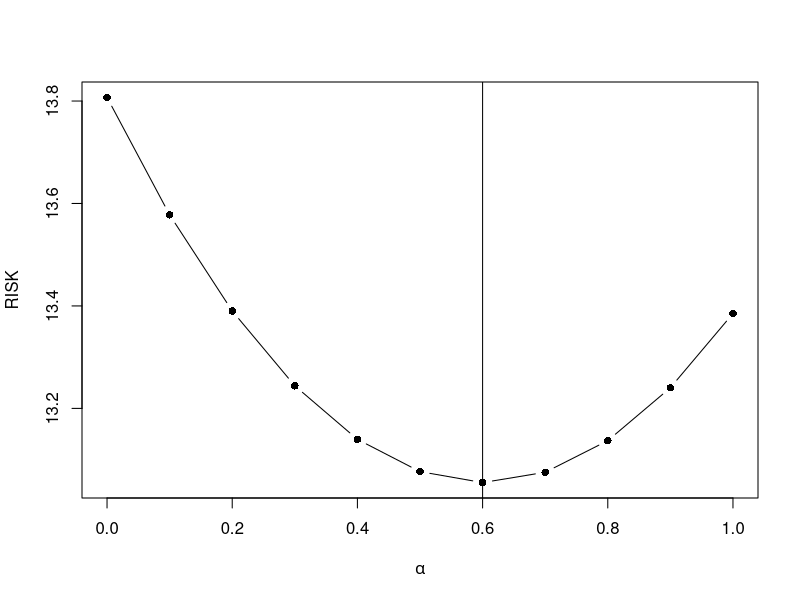
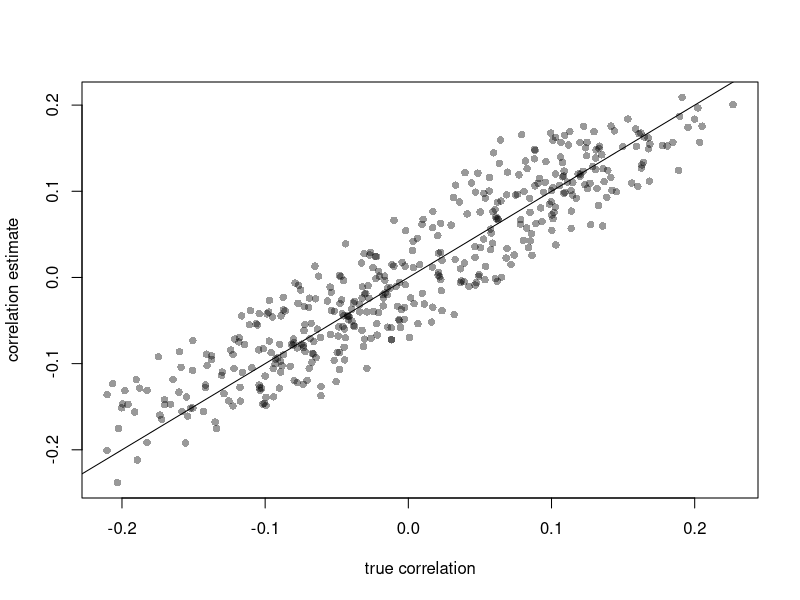

Recreate these plots in R, in order. (Note: a time limit stopped this script after it produced the figures.)
# CITE: Steneman, J. and Vinci, G. (2024). Covariance matrix completion via auxiliary information. arXiv:2402.05767




#######################################
# Function "positivize" (Algorithm 5) #
#######################################
# INPUT
#- A: pxp symmetric matrix with positive diagonals. This is the matrix to be positivized.
#- delta: positive real number that is added to the diagonals of the rescaled version of A 
#         at each iteration.
#- verbose: logical value. If TRUE, the function prints the total value added to the diagonals
#           required to achieve positivization.
#
# OUTPUT
#- A.tilde: positive definite version of matrix A.

positivize = function(A,delta=.001,verbose=FALSE){

  SD = sqrt(diag(A))
  B = cov2cor(A)
  count = 0
  
  while(min(eigen(B)$values) <= 0){
    diag(B) = diag(B) + delta
    count=count+1
  }
  
  if(count>0 & verbose==TRUE){
    print(paste0("positive def. correction (+",count*delta,")"))
  }
  
  A.tilde = diag(SD)%*%cov2cor(B)%*%diag(SD)
  
 return(A.tilde)  
}






#############################################
# Function "Psi.gauss" (Corollary 3.1(iii)) #
#############################################
# INPUT
#- X: nxp data matrix. It may contain NAs.
#- Sigma: pxp covariance matrix about X (either true matrix or estimate). It may contain NAs 
#         with pairwise missingness consistent with missingness in X.
#- positivize.delta: A real number. If positive, the computed Psi matrix is positivized via 
#                    the function "positivize" with delta=positivize.delta.
#
# OUTPUT
#- Psi: Gaussian based Psi matrix estimate.

Psi.gauss = function(X,Sigma,positivize.delta=0.001){ 
  
  Us.fun = function(X){
    p=ncol(X)
    Sigma.hat.O = cov(X,use='pairwise.complete.obs')
    U = cbind(rep(1:p,each=p),rep(1:p,p))
    U = U[!is.na(c(Sigma.hat.O)),]
    U.BAR = U[(U[,2]-U[,1])>=0,]
    U = U[(U[,2]-U[,1])>0,]
    return(list(U=U,U.BAR=U.BAR))
  }
  
  H.fun = function(X,Sigma,U.BAR){

    H = matrix(0,nc=nrow(U.BAR),nr=nrow(U.BAR))
    OBS = !is.na(X)
    
    for(s in 1:nrow(U.BAR)){
      i = U.BAR[s,1]       
      j = U.BAR[s,2]   
      vec.ij = OBS[,i]*OBS[,j]
      nij = sum(vec.ij)
      
      for(z in s:nrow(U.BAR)){
        k = U.BAR[z,1]              
        l = U.BAR[z,2]              
        vec.kl = OBS[,k]*OBS[,l]              
        nijkl = sum(vec.ij*vec.kl)              
        nkl = sum(vec.kl)
        
        if(nijkl>0){
          H[s,z] = H[z,s] = ((Sigma[i,k]*Sigma[j,l]) + (Sigma[i,l] * Sigma[j,k]))*nijkl/(nij*nkl)
        }

      }
            
    }
    
    H = nrow(X)*H
    
    return(H)
  }
  

  J.fun = function(X,Sigma,U,U.BAR){

    Jacobian = matrix(NA,nc=nrow(U.BAR),nr=nrow(U))
    
    for(s in 1:nrow(U)){
      i = U[s,1]            
      j = U[s,2]
      
      for(z in 1:nrow(U.BAR)){
        k = U.BAR[z,1]
        l = U.BAR[z,2]
        
        if(i == j){
          
          Jacobian[s,z] = 0
          
        }else if(i == k && j == l && i != j){
          
          Jacobian[s,z]  = 1/(sqrt(Sigma[i,i]*Sigma[j,j]))
          
        }else if(i == l && j == k && i != j){
          
          Jacobian[s,z] = 1/(sqrt(Sigma[i,i]*Sigma[j,j]))
          
        }else if(i == l && i == k && i != j){
          
          Jacobian[s,z] = -Sigma[i,j]/(2*(sqrt(Sigma[i,i]))^3 * sqrt(Sigma[j,j]))
          
        }else if(j == l && j == k && i != j){
          
          Jacobian[s,z] = -Sigma[i,j]/(2*(sqrt(Sigma[j,j]))^3 * sqrt(Sigma[i,i]))
          
        }else{
          
          Jacobian[s,z] = 0
          
        }        
      }
    }

    return(Jacobian)
  }
  

  F.fun = function(cors){
    return(diag(1/(1-(cors^2))))
  }
 
  
  US = Us.fun(X)
  H = H.fun(X=X,Sigma=Sigma,U.BAR=US$U.BAR)
  J = J.fun(X=X,Sigma=Sigma,U=US$U,U.BAR=US$U.BAR)
  R = cov2cor(Sigma)
  CORS = sapply(1:nrow(US$U),function(i) R[US$U[i,1],US$U[i,2]])
  F = F.fun(CORS)
  
  Psi = F%*%(J%*%H%*%t(J))%*%F

  if(positivize.delta>0){
    Psi = positivize(Psi,delta=positivize.delta)
  }

  return(Psi)

}





#########################################
# Function "Psi.emp" (Corollary 3.1(ii) #
#########################################
# INPUT
#- X: an nxp data matrix. It may contain NAs.
#- positivize.delta: A real number. If positive, the computed Psi matrix is positivized via the 
#                    function "positivize" with delta=positivize.delta.
#
# OUTPUT
#- Psi: Empirical Psi matrix.

Psi.emp = function(X,positivize.delta=0.001){ 
  
  
  Us.fun = function(X){
    p=ncol(X)
    Sigma.hat.O = cov(X,use='pairwise.complete.obs')
    U = cbind(rep(1:p,each=p),rep(1:p,p))
    U = U[!is.na(c(Sigma.hat.O)),]
    U.BAR = U[(U[,2]-U[,1])>=0,]
    U = U[(U[,2]-U[,1])>0,]
    return(list(U=U,U.BAR=U.BAR))
  }
  
  
  H.fun = function(X,U.BAR){
    
    H = matrix(0,nc=nrow(U.BAR),nr=nrow(U.BAR))
    OBS = !is.na(X)
    
    for(s in 1:nrow(U.BAR)){
      i = U.BAR[s,1]       
      j = U.BAR[s,2]   
      vec.ij = OBS[,i]*OBS[,j]
      nij = sum(vec.ij)
      
      for(z in s:nrow(U.BAR)){
        k = U.BAR[z,1]              
        l = U.BAR[z,2]              
        vec.kl = OBS[,k]*OBS[,l]              
        nijkl = sum(vec.ij*vec.kl)              
        nkl = sum(vec.kl)
        
        if(nijkl>0){

          Z.i = X[,i]-mean(X[,i],na.rm = TRUE)
          Z.j = X[,j]-mean(X[,j],na.rm = TRUE)
          Z.k = X[,k]-mean(X[,k],na.rm = TRUE)
          Z.l = X[,l]-mean(X[,l],na.rm = TRUE)

          Xijkl = mean(Z.i*Z.j*Z.k*Z.l,na.rm = TRUE)
          Xij = mean(Z.i*Z.j,na.rm = TRUE)
          Xkl = mean(Z.k*Z.l,na.rm = TRUE)
          
          H[s,z] = H[z,s] = (Xijkl - (Xij*Xkl))*nijkl/(nij*nkl)

        }
        
      }
      
    }
    
    H = nrow(X)*H
    
    return(H)
  }
  
  
  J.fun = function(X,Sigma,U,U.BAR){
    
    Jacobian = matrix(NA,nc=nrow(U.BAR),nr=nrow(U))
    
    for(s in 1:nrow(U)){
      i = U[s,1]            
      j = U[s,2]
      
      for(z in 1:nrow(U.BAR)){
        k = U.BAR[z,1]
        l = U.BAR[z,2]
        
        if(i == j){
          
          Jacobian[s,z] = 0
          
        }else if(i == k && j == l && i != j){
          
          Jacobian[s,z]  = 1/(sqrt(Sigma[i,i]*Sigma[j,j]))
          
        }else if(i == l && j == k && i != j){
          
          Jacobian[s,z] = 1/(sqrt(Sigma[i,i]*Sigma[j,j]))
          
        }else if(i == l && i == k && i != j){
          
          Jacobian[s,z] = -Sigma[i,j]/(2*(sqrt(Sigma[i,i]))^3 * sqrt(Sigma[j,j]))
          
        }else if(j == l && j == k && i != j){
          
          Jacobian[s,z] = -Sigma[i,j]/(2*(sqrt(Sigma[j,j]))^3 * sqrt(Sigma[i,i]))
          
        }else{
          
          Jacobian[s,z] = 0
          
        }        
      }
    }
    
    return(Jacobian)
  }
  
  
  F.fun = function(cors){
    return(diag(1/(1-(cors^2))))
  }
  
  Sigma.hat = cov(X,use='pairwise.complete.obs')
  R = cov2cor(Sigma.hat)
  US = Us.fun(X)
  H = H.fun(X=X,U.BAR=US$U.BAR)
  J = J.fun(X=X,Sigma=Sigma.hat,U=US$U,U.BAR=US$U.BAR)
  CORS = sapply(1:nrow(US$U),function(i) R[US$U[i,1],US$U[i,2]])
  F = F.fun(CORS)
  
  Psi = F%*%(J%*%H%*%t(J))%*%F
  
  if(positivize.delta>0){
    Psi = positivize(Psi,delta=positivize.delta)
  }

  return(Psi)
  
}



###################################
# Function "auxcov" (Algorithm 1) #
###################################
# INPUT
#- Sigma0: pxp observed sample covariance matrix estimate that may contain NAs.
#- X: nxp data matrix that may contain NAs. It is used to compute Sigma0 if not provided.
#- W: A list containing q pxp symmetric matrices of auxiliary variables. Only the upper triangle 
#     of each matrix is used.
#- alpha: A constant between 0 and 1 inclusive. Tuning parameter which determines shrinkage 
#         towards auxiliary baseline values.
#- regmod: A string. It specifies the type of baseline regression model used. It can be set equal
#          to 'ols', 'gls', or 'splines'.
#- intercept: A logical value. If TRUE, an intercept term is included in the regression.
#- Psi: A |U| x |U| symmetric covariance matrix of the measurement error. Usually the output of
#      Psi.gauss or Psi.emp. It is used only if regmod = 'gls'. If left NULL, Psi is computed 
#      automatically (see argument gls.Psi).
#- splines.knots: A non-negative integer specifying the number of knots used in spline regression.
#                 It is used only if regmod = 'splines'.
#- g: A function that maps (-1,1) to R. Default is the Fisher transformation.
#- g.inv: The inverse of g. Defaul is the inverse Fisher transformation.
#- positivize.delta: A real number. If positive, the function "positivize" with delta=positivize.delta
#                    is applied to various matrices involved in the algorithm.
#- gls.min.iters: A positive integer. The minimum number of iterations for the gradient ascent 
#                 algorithm used when regmod = 'gls'.
#- gls.max.iters: A positive integer. The maximum number of iterations for the gradient ascent 
#                 algorithm used when regmod = 'gls'.
#- b: A positive constant. The step size for the gradient ascent algorithm used when regmod = 'gls'
#- gls.stoppct: A positive constant. When regmod = 'gls', it determines the stop threshold for the
#               gradient ascent as a percent change threshold in the objective function.
#- gls.Psi: A string. When regmod = 'gls', will compute Psi based either on a Gaussian assumption
#           (gls.Psi = 'gaussian') or nonparametrically (gls.Psi = 'empirical').
#
# OUTPUT
#- Sigma.alpha: A symmetric pxp matrix. The completed covariance matrix, computed as a convex combination
#               of Cor.bar and Cor.tilde, weighted by alpha.
#- Cor.bar: A symmetric pxp matrix. The auxiliary baseline correlation matrix predicted by the auxiliary 
#           baseline regression.
#- Cor.tilde: A symmetric pxp matrix. The sample correlation matrix, with its missing values filled in 
#             with values predicted by the auxiliary baseline regression.
#- mod.ols: An lm object containing the fitted regression model if regmod = 'ols'.
#- mod.gls: A list containing the fitted regression coefficients ('Beta'), the estimated variance of 
#           the error term epsilon ('sigma2'), and the computed log likelihoods in the gradient ascent 
#           algorithm ('logliks') if regmod = 'gls'.
#- mod.splines: The fitted splines regression model if regmod = 'splines'. 



auxcov = function(SigmaO = NULL, X=NULL, W, alpha = 0.5, regmod = 'ols', intercept=TRUE, Psi=NULL, 
          splines.knots = 0, g=atanh, g.inv=tanh, positivize.delta=0.001,gls.min.iters=30,
          gls.max.iters=500,gls.b=0.001,gls.stoppct = 1e-7, gls.Psi='gaussian'){
  

  # VARIABLES PREPARATION

  if(is.null(SigmaO)){
    SigmaO=cov(X,use = 'pairwise.complete.obs')
  }
  SD = diag(sqrt(diag(SigmaO)))
  UP = upper.tri(SigmaO)
  CorO = cov2cor(SigmaO)
  y = g(CorO[UP])
  W.mat = matrix(data = 0,nrow = length(y),ncol = length(W))
    for(i in 1:length(W)){
      W.mat[,i] = W[[i]][UP]
    }  
  YW= as.data.frame(cbind(y,W.mat))


  # REGRESSION

  mod.ols = NA
  mod.gls = NA
  mod.splines = NA

  if(regmod=='ols'){
    if(intercept==FALSE){
      mod = lm(y ~. -1, data = YW)
    }
    if(intercept==TRUE){
      mod = lm(y ~., data = YW)
    }

    mod.ols=mod

    y.pred = predict(mod,newdata=YW)

  }
  

  if(regmod=='gls'){

    GLS = function(Y,X,Psi,min.iters=10,max.iters=100,b=.001,stoppct = 1e-7,b.acc=1.4,Plot=FALSE){

      X = as.matrix(X)
      if(min(eigen(Psi)$val)<0){
        print('Warning: Psi is not positive definite')
      }
      n = length(Y)

     loglik = function(Beta,logsigma2) {
        SIG = exp(logsigma2)*diag(n)+Psi
        IMAT = solve(SIG)
        ERR = Y-X%*%Beta
        A = as.numeric(determinant(SIG,logarithm=TRUE)$mod)
        B = sum(diag(t(ERR)%*%IMAT%*%ERR))
       -(A+B)/2
      }

      gradf = function(Beta,logsigma2,Y,X, Psi){
        THETA = solve(exp(logsigma2)*diag(n)+Psi)
        Z = Y-X%*%Beta
        dBeta = t(X)%*%THETA%*%Z
        dlogsigma2 = -(1/2)*exp(logsigma2)*sum(diag(THETA))+(1/2)*exp(logsigma2)*t(Z)%*%THETA%*%THETA%*%Z
        return(c(dlogsigma2,dBeta))
      }

      # start values
      LM.start = lm(Y~X-1)
      Beta = as.numeric(LM.start$coeff)
      logsigma2 = 2*log(summary(LM.start)$sigma)
      
      # iterations

            if(Plot==TRUE){
              dev.new()
            }

        logliks = numeric()
        loglik.opt = -1e99
        it = 1

        repeat{
          GRAD = gradf(Beta,logsigma2,Y,X,Psi)
          Beta.it = Beta+b*GRAD[-1]
          logsigma2.it = logsigma2+b*GRAD[1]
          loglik.it = loglik(Beta.it,logsigma2.it)

          if(it > max.iters){
            break
          }
          if(loglik.it > loglik.opt && abs((loglik.it - loglik.opt)/loglik.opt) < stoppct && it>min.iters){
            break
          }
          if(is.nan(loglik.it)){
            loglik.it = loglik.opt
          }
          if(loglik.it<loglik.opt){
            b=b/b.acc
          }
          if(loglik.it>loglik.opt){
            loglik.opt = loglik.it
            Beta=Beta.it
            logsigma2=logsigma2.it
            b = b*b.acc
          }
          logliks=c(logliks,loglik.opt)

          if(Plot==TRUE){
            plot(1:it,logliks,xlab='iterations',ylab='log-likelihood')
          }

          it = it + 1
        }

      return(list(Beta=Beta,sigma2=exp(logsigma2),logliks=logliks))
    }

    if(is.null(Psi)){
      if(gls.Psi=='gaussian'){
        Psi = Psi.gauss(X=X,Sigma = SigmaO,positivize.delta=positivize.delta)/nrow(X)
      }
      if(gls.Psi=='empirical'){
        Psi = Psi.emp(X=X,K.pairwise = FALSE,positivize.delta=positivize.delta)/nrow(X)
      }
    }
    
    W_gls = W.mat

    if(intercept==TRUE){
      W_gls = cbind(rep(1,nrow(W_gls)),W_gls)
    }

    GLS_out = GLS(Y=y[!is.na(y)],X=W_gls[!is.na(y),],Psi=Psi,min.iters=gls.min.iters,
                  max.iters=gls.max.iters,b=gls.b,stoppct=gls.stoppct)
    Beta = GLS_out$Beta

    mod.gls = GLS_out

    y.pred = as.vector(W_gls%*%Beta)

  }
  

  if(regmod=='splines'){
    
    df = 1 + splines.knots
    
    if(df == 1){
      
      splineframe = matrix(data = 0,nrow = length(y),ncol = length(W))
      splineframe = as.data.frame(splineframe)
      
      for(i in 1:length(W)){
        splineframe[,i] = splines::bs(W[[i]][UP])
      }

      mod = lm(y ~. ,data = splineframe)  
      
    }
    
    if(df > 1){
      
      splineframe = matrix(data = 0,nrow = length(y),ncol = length(W))
      splineframe = as.data.frame(splineframe)
      
      for(i in 1:length(W)){
        s = splines::ns(W[[i]][UP], df = df)
        splineframe[,i] = splines::bs(W[[i]][UP],knots = as.numeric(attr(s,"knots")))
      }
      
      mod = lm(y ~. ,data = splineframe)
    }
    
    mod.splines=mod
    y.pred = predict(mod,newdata=splineframe)

  }
  

  # auxiliary baseline "Cor.bar"
  Cor.bar = diag(ncol(CorO))*0
  Cor.bar[UP] = g.inv(y.pred)
  Cor.bar = Cor.bar + t(Cor.bar)
  diag(Cor.bar) = 1
  
  
  # complete matrix "Cor.tilde"
  Cor.tilde = CorO
  Cor.tilde[is.na(CorO)] = Cor.bar[is.na(CorO)]
  
  
  if(positivize.delta>0){
    Cor.bar = positivize(Cor.bar,delta=positivize.delta)
    Cor.tilde = positivize(Cor.tilde,delta=positivize.delta)
  }
  
  
  # final covariance matrix "Sigma.alpha"
  if(length(alpha)==1){
    Cor.alpha = alpha*Cor.bar+(1-alpha)*Cor.tilde 
    Sigma.alpha = SD%*%Cor.alpha%*%SD
  }
  

  if(length(alpha)>1){  
    Sigma.alpha = lapply(alpha,function(aa){
      Cor.aa = aa*Cor.bar+(1-aa)*Cor.tilde     
      Sigma.aa = SD%*%Cor.aa%*%SD
     return(Sigma.aa) 
    })
  }
  
  return(list(Sigma.alpha=Sigma.alpha,Cor.bar=Cor.bar,Cor.tilde=Cor.tilde,mod.ols=mod.ols,
              mod.gls=mod.gls,mod.splines=mod.splines))
  
}





######################################
# Function "auxcov.cv" (Algorithm 2) #
######################################
# INPUT
#- X: nxp data matrix that may contain NAs.
#- W: A list containing q pxp symmetric matrices of auxiliary variables. Only the upper triangle 
#     of each matrix is used.
#- alpha: A vector of constants between 0 and 1 inclusive (see function "auxcov"). Cross-Validation 
#         will select one of these values.
#- folds: Number of folds to be used in cross-validation.
#- cores: Number of CPU cores for parallel computing on compatible machines. Setting cores = 1 
#         disables this feature.
#- regmod: A string. It specifies the type of baseline regression model used. It can be set equal
#          to 'ols', 'gls', or 'splines'.
#- splines.knots.seq: Vector of nonnegative integers specifying the number of knots in splines regression.
#                     Cross-Validation will select one of these values if regmod = 'splines'.
#- Plot.cv: A logical value. If TRUE, it plots cross validation risk versus alpha (and spline knots, if
#           applicable)
#- positivize.delta: A real number. If positive, the function "positivize" with delta=positivize.delta
#                    is applied to various matrices involved in the algorithm.
#- ... : Additional arguments valid for the auxcov function. See auxcov function.
#
# OUTPUT
#- RISK: An vector containing the CV risk corresponding to the vector alpha, or a matrix containing the 
#        CV risk corresponding to the vector alpha and vector splines.knots.seq if regmod='splines'.
#- alpha.cv: Optimal alpha selected via CV.
#- splines.knots.cv: Optimal number of splines knots selected via CV (if regmod = 'splines').
#- Sigma.alpha.cv: Complete pxp covariance matrix computed via auxcov using the alpha.cv and splines.knots.cv.
#- mod.ols: An lm object containing the fitted regression model if regmod = 'ols'.
#- mod.gls: A list containing the fitted regression coefficients ('Beta'), the estimated variance of 
#           the error term epsilon ('sigma2'), and the computed log likelihoods in the gradient ascent 
#           algorithm ('logliks') if regmod = 'gls'.
#- mod.splines: The fitted splines regression model if regmod = 'splines', with number of knots splines.knots.cv.



auxcov.cv = function(X,W,alpha,folds=10,cores=1,regmod = 'ols',splines.knots.seq=0,Plot.cv=FALSE,positivize.delta=0.001,...){
  
  LAPPLY = lapply
  if(cores>1){
    LAPPLY = function(...) parallel::mclapply(...,mc.cores=cores)
  }
  

  loss.fun = function(Sigma1,Sigma2){
    O = !is.na(Sigma1+Sigma2)    
    Sigma1 = cov2cor(Sigma1)
    Sigma2 = cov2cor(Sigma2)
    UP = upper.tri(diag(ncol(Sigma1)))
    UP.O = UP & O
    sum((Sigma1[UP.O]-Sigma2[UP.O])^2)
  }
  
  folds.maker = function(X,N=10){
    
    block.identity = function(X){
      Vr = lapply(1:nrow(X),function(i)which(!is.na(X[i,])))
      Vs=unique(lapply(1:nrow(X),function(i)which(!is.na(X[i,]))))
      
      blocks = numeric()
      for(i in 1:length(Vs)){
        for(r in 1:length(Vr)){
          if(setequal(Vr[[r]],Vs[[i]])){
            blocks[r] = i
          }
          
        }
      }
      
      return(blocks)
    }
    
    BLOCKS = block.identity(X)
    SAMPLES = 1:nrow(X)
    
    for(i in 1:max(BLOCKS)){
      SAMPLES[BLOCKS==i] = sample(SAMPLES[BLOCKS==i])
    }
    
    FOLDS = list()
    
    for(k in 1:N){
      
      FOLDS[[k]] = c(unlist(lapply(1:max(BLOCKS),function(i){
        sam.i = SAMPLES[BLOCKS==i]
        n.i.N = round(length(sam.i)/N)
        low = ((k-1)*n.i.N)+1
        up = (k*n.i.N)
        if(k==N){
          up = sum(BLOCKS==i)
        }
        sel = low:up
        return(sam.i[sel])
      })))
      
    }
    
    if(var(sapply(1:N,function(i) length(FOLDS[[i]])))>0){
      print('FOLDS HAVE DIFFERENT SIZES')
    }

   return(FOLDS)
  }


  FOLDS = folds.maker(X, N = folds)


    if(regmod%in%c('ols','gls')){

      LOSS = matrix(NA,nr=folds,nc=length(alpha))

      losses.alpha = LAPPLY(1:folds,function(i){
        
        testing = X[FOLDS[[i]],]   
        training = X[-(FOLDS[[i]]),]
        
        Sigma_training = auxcov(SigmaO = cov(training, use='pairwise.complete.obs'), W = W, alpha = alpha, 
          regmod=regmod, X=training, positivize.delta=positivize.delta,...)$Sigma.alpha    
        Sigma_testing = cov(testing, use = "pairwise.complete.obs")
        
        return(sapply(1:length(Sigma_training),function(j) loss.fun(Sigma_training[[j]],Sigma_testing)))
        
      })

      for(i in 1:folds){
        LOSS[i,] = losses.alpha[[i]]
      }
      
      RISK = colMeans(LOSS)
      alpha.cv = alpha[which.min(RISK)]
      
      if(Plot.cv == TRUE){  
        plot(alpha,RISK,type='b',pch=16,xlab=expression(alpha))
        abline(v=alpha.cv)
      }
      
      OPT.cv = auxcov(SigmaO = cov(X, use='pairwise.complete.obs'), W=W, alpha=alpha.cv, regmod=regmod, X=X, 
        positivize.delta=positivize.delta,...)
      splines.knots.cv = FALSE

    }


    if(regmod=='splines'){

      LOSS = array(NA,dim=c(folds,length(alpha),length(splines.knots.seq)))
      losslist = list()
      
      for(k in 1:length(splines.knots.seq)){
        losses.alpha.k = LAPPLY(1:folds,function(i){

          testing = X[FOLDS[[i]],]
          training = X[-(FOLDS[[i]]),]
          
          Sigma_training = auxcov(cov(training, use='pairwise.complete.obs'),W = W,alpha = alpha,regmod=regmod, 
            X=training, splines.knots = splines.knots.seq[k],...)$Sigma.alpha
          Sigma_testing = cov(testing, use='pairwise.complete.obs')

          return(sapply(1:length(Sigma_training),function(j) loss.fun(Sigma_training[[j]],Sigma_testing)))

        })

        losslist[[k]] = losses.alpha.k
      }
      
      for(i in 1:folds){
        for(k in 1:length(splines.knots.seq)){
          LOSS[i,,k] = losslist[[k]][[i]]
        }
      }
      
      RISK = apply(LOSS,c(2,3),mean)
      
      min.coord=function(A){
        row.min = which.min(apply(A,1,min))
        col.min = which.min(apply(A,2,min))
       return(c(row.min,col.min))
      }

      opt.coord = min.coord(RISK)
      alpha.cv = alpha[opt.coord[1]]
      splines.knots.cv = splines.knots.seq[opt.coord[2]]
      
      OPT.cv = auxcov(SigmaO = cov(X, use='pairwise.complete.obs'), W=W, alpha=alpha.cv, regmod=regmod, X=X, 
        splines.knots=splines.knots.cv, positivize.delta=positivize.delta,...)

      if(Plot.cv == TRUE){
        par(mfrow=c(1,2))
        image(alpha,splines.knots.seq,RISK)
        points(alpha.cv,splines.knots.cv,pch=16, cex=3,col='green')
        persp(alpha,splines.knots.seq,RISK)
      }
      
  }

 return(list(RISK = RISK, alpha.cv = alpha.cv, splines.knots.cv=splines.knots.cv, Sigma.alpha.cv=OPT.cv$Sigma.alpha, 
            mod.ols=OPT.cv$mod.ols, mod.gls=OPT.cv$mod.gls, mod.splines=OPT.cv$mod.splines))
  
}







###########################################
# Function "auxcov.boot" (Algorithms 3-4) #
###########################################
# INPUT:
#- X: X: nxp data matrix. It may contain NAs.
#- W: A list containing q pxp symmetric matrices of auxiliary variables. Only the upper triangle 
#     of each matrix is used.
#- alpha: A vector of constants between 0 and 1 inclusive (see function "auxcov"). Cross-Validation 
#         will select one of these values.
#- folds: Number of folds to be used in cross-validation.
#- mod: A string. Bootstrap samples are drawn from a Normal distribution if mod = 'par.gauss', or 
#       from the empirical distribution if mod = 'nonpar'.
#- boots: Number of bootstrap samples to be generated.
#- cores: Number of CPU cores for parallel computing on compatible machines. Setting cores = 1 
#         disables this feature.
#- transf: function of covariance matrix estimator of which we want to approximate the standard deviation.
#- ... : Additional arguments valid for the auxcov or auxcov.cv functions. See auxcov or auxcov.cv functions.
#
# OUTPUT:
#- Sigma.boots: A list containing the pxp covariance matrix estimates computed by auxcov.cv for each boostrap sample.
#- SD: A pxp matrix. The estimated standard errors for the entries of the completed covariance matrix, computed from Sigma.boots.


auxcov.boot = function(X,W,alpha,folds=10,mod='nonpar',boots=200,cores=1,transf=identity,...){

  LAPPLY = lapply
    if(cores>1){
      LAPPLY = function(...) parallel::mclapply(...,mc.cores=cores)
    }


  SD.mat = function(SIGMAS,transf){ 

   N = length(SIGMAS)

   S1 = lapply(1:N,function(b) transf(SIGMAS[[b]]))
   S2 = lapply(1:N,function(b) transf(SIGMAS[[b]])^2)

   M1 = Reduce("+",S1)/N
   M2 = Reduce("+",S2)/N
   SD = sqrt(M2-M1^2)

   return(SD)
  }



  if(mod=='nonpar'){

      block.identity = function(X){

        Vr = lapply(1:nrow(X),function(i)which(!is.na(X[i,])))
        Vs = unique(lapply(1:nrow(X),function(i)which(!is.na(X[i,]))))
    
        blocks = numeric()
        for(i in 1:length(Vs)){
          for(r in 1:length(Vr)){
            if(setequal(Vr[[r]],Vs[[i]])){
              blocks[r] = i
            }       
         }
        } 
       return(blocks)
      }
  

      boot.maker = function(X,boots=100,cores=1){

        BLOCKS = block.identity(X)

        X.boots = LAPPLY(1:boots,function(b){
          X.boot = X
            for(i in 1:max(BLOCKS)){
             X.boot[BLOCKS==i,] = X[sample(which(BLOCKS==i),replace=TRUE),]
            }
           return(X.boot)
          })
       return(X.boots)
      }


   X.boots = boot.maker(X=X,boots=boots,cores=cores)
  
  }



  if(mod=='par.gauss'){

    SIGMA.est = auxcov.cv(X=X,W=W,alpha=alpha,folds=folds,cores=cores,Plot.cv=FALSE,...)$Sigma.alpha.cv

    MASK = X*0+1
    n=nrow(X); p=ncol(X)

    X.boots = LAPPLY(1:boots,function(b){      
      X.b = MASS::mvrnorm(n,mu=rep(0,p),Sigma=SIGMA.est)*MASK
       return(X.b)
    })

  }


  Sigma.boots = LAPPLY(1:boots,function(b){

      auxcov.cv(X=X.boots[[b]],W=W,alpha=alpha,folds=folds,cores=1,Plot.cv=FALSE,...)$Sigma.alpha.cv

    })

  SD = SD.mat(SIGMAS=Sigma.boots,transf=transf)


 return(list(Sigma.boots=Sigma.boots,SD=SD))

}











###########
# Example #
###########


# Simulation settings 
p = 30
n = 500
gamma = 0.8
vars = rep(1,p)
alpha = seq(0,1,by = 0.1)

set.seed(1)

# Generate auxiliary variable matrix
W = matrix(0,nc=p,nr=p)
UP = upper.tri(W)
W[UP] = runif(p*(p-1)/2,-1,1)
W = W+t(W)
diag(W)=1
W.mat = list(W)

# Generate error term matrix
E = matrix(0,nc=p,nr=p)
UP = upper.tri(E)
E[UP] = runif(p*(p-1)/2,-1,1)
E = E+t(E)
diag(E)=1

# Generate true Sigma as in Section 4, ensuring it is positive definite
Sigma = (sqrt(gamma)*W+sqrt(1-gamma)*E)/sqrt(2)
Sigma = positivize(Sigma,delta=0.001)
Sigma = diag(vars)%*%Sigma%*%diag(vars)

# Generate data matrix, adding missingness
X = MASS::mvrnorm(n,mu=rep(0,p),Sigma = Sigma)
X[1:(n/2),1:(p/3)] = NA
X[((n/2)+1):n,((2*p/3)+1):p] = NA

# Performing AUXCOV-CV
CV.out = auxcov.cv(X = X,W = W.mat,alpha = alpha,folds=10,cores=1,regmod = 'ols',splines.knots.seq=0,
        Plot.cv=TRUE,positivize.delta=0.001)

alpha.CV = CV.out$alpha.cv
Sigma.CV = CV.out$Sigma.alpha.cv

dev.new()
plot(cov2cor(Sigma)[UP],cov2cor(Sigma.CV)[UP],pch=16,col=rgb(0,0,0,.4),xlab='true correlation', 
      ylab='correlation estimate')
abline(a=0,b=1)


# Performing AUXCOV nonparametric Bootstrap
Boot.out = auxcov.boot(X = X,W = W.mat,alpha = alpha,folds=10,mod='nonpar',boots=200,cores=1,transf=identity)
SD = Boot.out$SD
